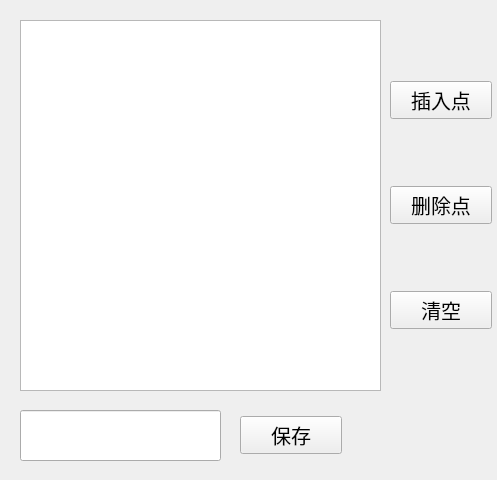
<?xml version="1.0" encoding="UTF-8"?>
<ui version="4.0">
 <class>Form_recoder_point</class>
 <widget class="QWidget" name="Form_recoder_point">
  <property name="geometry">
   <rect>
    <x>0</x>
    <y>0</y>
    <width>497</width>
    <height>480</height>
   </rect>
  </property>
  <property name="windowTitle">
   <string>示教记录</string>
  </property>
  <widget class="QWidget" name="verticalLayoutWidget">
   <property name="geometry">
    <rect>
     <x>390</x>
     <y>20</y>
     <width>102</width>
     <height>371</height>
    </rect>
   </property>
   <layout class="QVBoxLayout" name="verticalLayout">
    <item>
     <widget class="QPushButton" name="pushButton_2">
      <property name="font">
       <font>
        <pointsize>15</pointsize>
       </font>
      </property>
      <property name="text">
       <string>插入点</string>
      </property>
     </widget>
    </item>
    <item>
     <widget class="QPushButton" name="pushButton">
      <property name="font">
       <font>
        <pointsize>15</pointsize>
       </font>
      </property>
      <property name="text">
       <string>删除点</string>
      </property>
     </widget>
    </item>
    <item>
     <widget class="QPushButton" name="pushButton_6">
      <property name="font">
       <font>
        <pointsize>15</pointsize>
       </font>
      </property>
      <property name="text">
       <string>清空</string>
      </property>
     </widget>
    </item>
   </layout>
  </widget>
  <widget class="QWidget" name="verticalLayoutWidget_2">
   <property name="geometry">
    <rect>
     <x>240</x>
     <y>400</y>
     <width>102</width>
     <height>71</height>
    </rect>
   </property>
   <layout class="QVBoxLayout" name="verticalLayout_3">
    <item>
     <widget class="QPushButton" name="pushButton_3">
      <property name="font">
       <font>
        <pointsize>15</pointsize>
       </font>
      </property>
      <property name="text">
       <string>保存</string>
      </property>
     </widget>
    </item>
   </layout>
  </widget>
  <widget class="QListWidget" name="listWidget">
   <property name="geometry">
    <rect>
     <x>20</x>
     <y>20</y>
     <width>361</width>
     <height>371</height>
    </rect>
   </property>
   <property name="font">
    <font>
     <pointsize>15</pointsize>
    </font>
   </property>
  </widget>
  <widget class="QLineEdit" name="lineEdit">
   <property name="geometry">
    <rect>
     <x>20</x>
     <y>410</y>
     <width>201</width>
     <height>51</height>
    </rect>
   </property>
  </widget>
 </widget>
 <resources/>
 <connections>
  <connection>
   <sender>pushButton_2</sender>
   <signal>clicked()</signal>
   <receiver>Form_recoder_point</receiver>
   <slot>insert_point()</slot>
   <hints>
    <hint type="sourcelabel">
     <x>337</x>
     <y>53</y>
    </hint>
    <hint type="destinationlabel">
     <x>452</x>
     <y>58</y>
    </hint>
   </hints>
  </connection>
  <connection>
   <sender>pushButton</sender>
   <signal>clicked()</signal>
   <receiver>Form_recoder_point</receiver>
   <slot>delete_point()</slot>
   <hints>
    <hint type="sourcelabel">
     <x>353</x>
     <y>119</y>
    </hint>
    <hint type="destinationlabel">
     <x>473</x>
     <y>129</y>
    </hint>
   </hints>
  </connection>
  <connection>
   <sender>pushButton_3</sender>
   <signal>clicked()</signal>
   <receiver>Form_recoder_point</receiver>
   <slot>save_point()</slot>
   <hints>
    <hint type="sourcelabel">
     <x>343</x>
     <y>190</y>
    </hint>
    <hint type="destinationlabel">
     <x>484</x>
     <y>191</y>
    </hint>
   </hints>
  </connection>
  <connection>
   <sender>pushButton_6</sender>
   <signal>clicked()</signal>
   <receiver>Form_recoder_point</receiver>
   <slot>clear_point()</slot>
   <hints>
    <hint type="sourcelabel">
     <x>331</x>
     <y>432</y>
    </hint>
    <hint type="destinationlabel">
     <x>359</x>
     <y>335</y>
    </hint>
   </hints>
  </connection>
 </connections>
 <slots>
  <slot>insert_point()</slot>
  <slot>delete_point()</slot>
  <slot>save_point()</slot>
  <slot>clear_point()</slot>
 </slots>
</ui>
